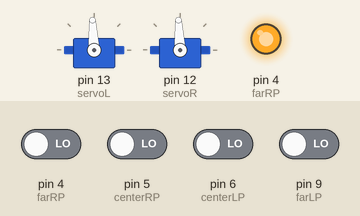
Bench run of a sketch on a simulated Arduino Uno, built with avr-gcc and run on an emulated ATmega328P. On the bench: 2 × servo, output pins drawn as LEDs (lit = HIGH). The test bench sets the inputs (shaded band); at power-on: pin 4 (farRP), pin 5 (centerRP), pin 6 (centerLP), pin 9 (farLP) LOW. What the sketch prints to the serial monitor is not drawn.

Above: at 1.2 s.
1.3 s: pin 4 (farRP) driven HIGH
2.8 s: pin 4 (farRP) driven LOW
5.8 s: pin 5 (centerRP) driven HIGH
7.3 s: pin 5 (centerRP) driven LOW
10.3 s: pin 6 (centerLP) driven HIGH
11.8 s: pin 6 (centerLP) driven LOW
Timing chart, 0 to 14.8 s (numbered marks = the images above; inputs shaded):
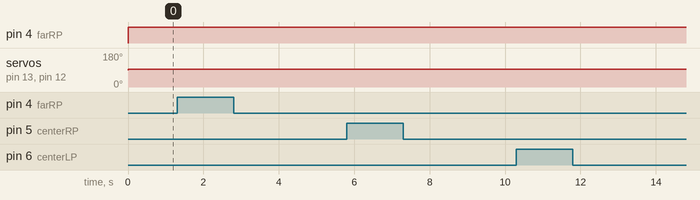

The sketch:

Line_Sensing_Following_Final.ino
```cpp
                                                                                                                                  //Line Following Setup
#include <Servo.h>                           // Use the Servo library (included with Arduino IDE)
#include <SoftwareSerial.h>
Servo servoL;                                // Define the left and right servos
Servo servoR;

int farLP = 9;
int centerLP = 6;
int centerRP = 5;
int farRP = 4;
int left=0;
int right=0;
boolean linefollowing=true;
boolean sensing=true;
                                                                                                                                //End of Color Setup
const int sio = 53;            // ColorPAL connected to pin 2
const int unused = 255;         // Non-existant pin # for SoftwareSerial
const int sioBaud = 4800;
const int waitDelay = 200;
const int greenPin = 2;
const int redPin = 8;

 // Received RGB values from ColorPAL
int red;
int grn;
int blu;

 // Set up two software serials on the same pin.
SoftwareSerial serin(sio, unused);
SoftwareSerial serout(unused, sio);

                                                                                                                                                                                                                             //End of Communication Setup


void setup()
{
  Serial.begin(9600);                        // Set up Arduino Serial Monitor at 9600 baud
  servoL.attach(13);                         // Attach (programmatically connect) servos to pins on Arduino
  servoR.attach(12);
//    reset();                  // Send reset to ColorPal
//  serout.begin(sioBaud);
//  pinMode(sio, OUTPUT);
//  serout.print("= (00 $ m) !"); // Loop print values, see ColorPAL documentation
//  serout.end();              // Discontinue serial port for transmitting
//
//  serin.begin(sioBaud);            // Set up serial port for receiving
//  pinMode(sio, INPUT);
//  pinMode(2, OUTPUT);
//  pinMode(8, OUTPUT);
}


long RCTime(int sensorIn){
   long duration = 0;
   pinMode(sensorIn, OUTPUT);     // Make pin OUTPUT
   digitalWrite(sensorIn, HIGH);  // Pin HIGH (discharge capacitor)
   delay(1);                      // Wait 1ms
   pinMode(sensorIn, INPUT);      // Make pin INPUT
   digitalWrite(sensorIn, LOW);   // Turn off internal pullups
   while(digitalRead(sensorIn)){  // Wait for pin to go LOW
      duration++;
   }
   return duration;
}

int isHighfR(int rctime) {
  if(rctime < 40)
    return 0;
  else
    return 1;
}

int isHighCR(int rctime) {
  if(rctime < 35)
    return 0;
  else
    return 1;
}

int isHighCL(int rctime) {
  if(rctime < 25)
    return 0;
  else
    return 1;
}

int isHighfL(int rctime) {
  if(rctime < 20)
    return 0;
  else
    return 1;
}

void loop()
  {

  pinMode(farLP, OUTPUT);
  pinMode(centerLP, OUTPUT);
  pinMode(centerRP, OUTPUT);
  pinMode(farRP, OUTPUT);

  digitalWrite(farLP, HIGH);
  digitalWrite(centerLP, HIGH);
  digitalWrite(centerRP, HIGH);
  digitalWrite(farRP, HIGH);
  delayMicroseconds(230); // allow capcitor charge in QTI

  pinMode(farLP, INPUT);
  pinMode(centerLP, INPUT);
  pinMode(centerRP, INPUT);
  pinMode(farRP, INPUT);

  digitalWrite(farLP, LOW);
  digitalWrite(centerLP, LOW);
  digitalWrite(centerRP, LOW);
  digitalWrite(farRP, LOW);

  delayMicroseconds(230);

  int pin4 = isHighfR(RCTime(farRP));
  int pin1 = isHighCR(RCTime(centerRP));
  int pin2 = isHighCL(RCTime(centerLP));
  int pin3 = isHighfL(RCTime(farLP));
  //Serial.println(RCTime(centerLP));
  //Serial.println(isHighCR(RCTime(farRP)));
  String s = String(pin3) + String(pin2) + String(pin1) + String(pin4);
  int pins = s.toInt();
  Serial.println(pins);

  // Steering based on state of the four QTI sensors
  int vL, vR;
  switch(pins)                               // Compare pins to known line following states
  {
    case 1000:
      vL = -200;                             // -100 to 100 indicate course correction values
      vR = 200;                              // -100: full reverse; 0=stopped; 100=full forward
      left=left+1;
      break;
    case 1100:
      vL = -200;
      vR = 0;
      left=left+1;
      break;
    case 101:
      vL = -200;
      vR = -200;
      left+1;
      right=right+1;
    case 1010:
      vL = 200;
      vR = 200;
    case 100:
      vL = -200;
      vR = 200;
      left=left+1;
      break;
    case 110:
      vL = 100;
      vR = 100;
      break;
    case 10:
      vL = 200;
      vR = -200;
      right=right+1;
      break;
    case 11:
      vL = 0;
      vR = -200;
      right=right+1;
      break;
    case 1:
      vL = 200;
      vR = -200;
      right=right+1;
      break;
    case 1110:
      vL = -200;
      vR = 200;
      left=left+1;
      break;
    case 111:
      vL = 200;
      vR = -200;
      right=right+1;
      break;
    case 1111:
      servoL.writeMicroseconds(1500);      // Steer robot to recenter it over the line
      servoR.writeMicroseconds(1500);
      delay(250);
      Serial.println(left);
      Serial.println(right);
    servoL.writeMicroseconds(1300);
    servoR.writeMicroseconds(1700);
    delay(300);
    servoL.writeMicroseconds(1500);
    servoR.writeMicroseconds(1500);

if(right>left){
    servoL.writeMicroseconds(1700);
    delay(1915);
    servoL.writeMicroseconds(1500);

}
else if(left>right){
    servoR.writeMicroseconds(1300);
    delay(1915);
    servoR.writeMicroseconds(1500);
}
servoL.writeMicroseconds(1700);
    servoR.writeMicroseconds(1300);
    delay(1000);
    servoL.writeMicroseconds(1500);
    servoR.writeMicroseconds(1500);

      break;
    case 0000:
      vL = 0;
      vR = 0;
      break;

  }

  servoL.writeMicroseconds(1500 + vL);      // Steer robot to recenter it over the line
  servoR.writeMicroseconds(1500 - vR);


                            // Delay for 50 milliseconds (1/20 second)

delay(50);

  }
```
